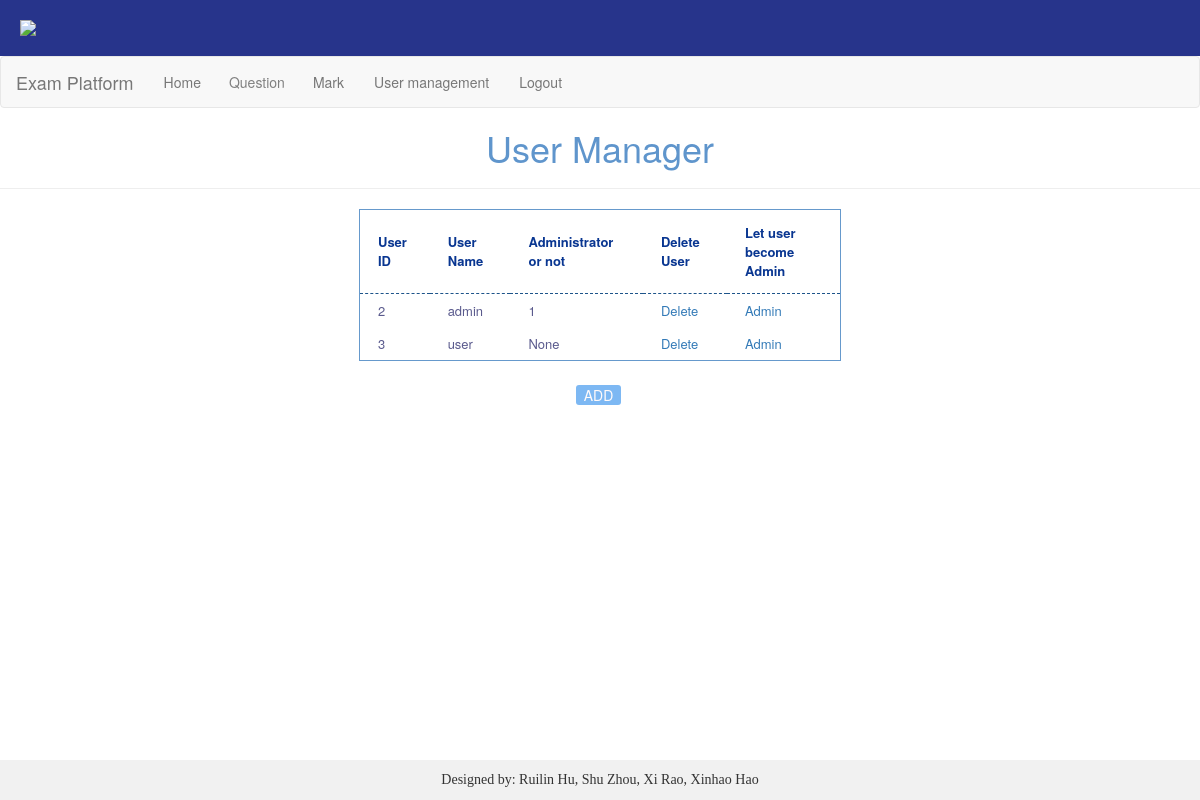
Page /User_management (signed in) on the committed database.
### app/models.py (models this page shows, shortened)
class User(UserMixin,db.Model):
    id = db.Column(db.Integer, primary_key=True)
    username = db.Column(db.String(64), index=True, unique=True)
    email = db.Column(db.String(120), index=True, unique=True)
    password_hash = db.Column(db.String(128))
    Is_adm = db.Column(db.Integer)
    mark = db.Column(db.Integer)
    answer = db.relationship('answer', backref='author', lazy='dynamic')
    def get_id(self):
        return self.id
    def get_user_name(self):
        return self.username
    def if_adm(self):
        return self.Is_adm

### app/routes.py (the view)
@app.route('/User_management', methods=['GET', 'POST'])
@login_required
def User_management():
    if current_user.if_adm() != 1:
        return redirect(url_for('welcome'))
    users = User.query.all()
    return render_template('User_management.html', title='User_management', Users_list=users)

### app/models.py (called while the page is built)
@login.user_loader
def load_user(id):
    return User.query.get(int(id))

### app/templates/User_management.html (shortened to what this page needs)
{% extends "UserBase.html" %}
{% block content %}
<h1>User Manager</h1>
<hr>
<table class="manageTable" >
    <thead>
        <tr>
            <th>User ID</th>
            <th>User Name</th>
            <th>Administrator or not</th>
            <th>Delete User</th>
            <th>Let user become Admin</th>
        </tr>
    </thead>
{% for User in Users_list %}
    <tbody>
        <tr>
            <td>{{ User.get_id() }}</td>
            <td>{{ User.get_user_name()}}</td>
            <td>{{ User.if_adm() }} </td>
            <td>
                <a href="{{ url_for('delete_user', user_id=User.get_id()) }}">Delete</a>
            </td>
            <td>
                <a href="{{ url_for('make_admin', user_id=User.get_id()) }}"> Admin</a>
            </td>
        </tr>
    </tbody>
{% endfor %}
</table>
<a  class ="button1" href="{{ url_for('register') }}">&nbsp; ADD &nbsp; </a></p><br>
{% endblock %}

### app/templates/UserBase.html (shortened to what this page needs)
<html>
<head>
    <link href="https://cdn.jsdelivr.net/npm/bootstrap@3.3.7/dist/css/bootstrap.min.css" rel="stylesheet">
    <link rel="stylesheet" href="../static/login_css.css" type="text/css">
    <link rel="stylesheet" href="../static/style6.css">
</head>
<body>
    <div class="loc_header">
    <img src="http://static.weboffice.uwa.edu.au/visualid/graphics/uwacrest.png" >
    </div>
    <nav class="navbar navbar-default" role="navigation">
        <div class="container-fluid">
            <div class="navbar-header">
                <a class="navbar-brand" href="#">Exam Platform</a>
            </div>
            <div>
                <ul class="nav navbar-nav">
                    {% if current_user.is_anonymous %}
                    <li><a href="{{ url_for('welcome') }}">Home</a></li>
                    <li><a href="{{ url_for('login') }}">Login</a></li>
                    {% elif current_user.if_adm() %}
                    <li><a href="{{ url_for('AdminWelcome') }}">Home</a></li>
                    <div class='btn-toolbar f'>
                        <div class='btn-group'>
                            <a href='javascript:;' class='btn dropdown-toggle' data-toggle='dropdown' style="color: grey;">Question </a>
                        </div>
                    </div>
                    <li><a href="{{ url_for('get_answer') }}">Mark</a></li>
                    <li><a href="{{ url_for('User_management') }}">User management</a></li>
                    <li><a href="{{ url_for('logout') }}">Logout</a></li>
                    {% else %}
                    <li><a href="{{ url_for('welcome') }}">Home</a></li>
                    <li><a href="{{ url_for('get_test') }}">Quiz</a></li>
                    <li><a href="{{ url_for('mark') }}">Result</a></li>
                    <li><a href="{{ url_for('logout') }}">Logout</a></li>
                    {% endif %}
                </ul>
            </div>
        </div>
    </nav>
    {% block content %}{% endblock %}
    <br>
    <footer class="footer navbar-fixed-bottom ">
        <div class="loc_footer">
            Designed by: Ruilin Hu, Shu Zhou, Xi Rao, Xinhao Hao
        </div>
    </footer>
</body>
</html>

### app/static/style6.css (style rules this page uses)
.loc_header { background-color:#27348B; padding: 20px; text-align: left; font-family: 'Comfortaa', cursive; }
.loc_footer { background-color: #F1F1F1; text-align: center; padding: 10px; font-family: initial; }

### app/templates/UserBase.html (style rules this page uses)
.f { float: left; margin-top: 8px; color: grey; }

### app/templates/User_management.html (style rules this page uses)
.manageTable { font-size: 13px; margin: 40px; width: 482px; text-align: left; margin: 0 auto; border: 1px solid #69c; }
.manageTable th { padding: 13px 18px 13px 18px; font-size: 13px; color: rgb(9, 54, 145); border-bottom: 1px dashed rgb(29, 84, 138); }
.manageTable td { padding: 7px 18px 7px 18px; color: rgb(90, 90, 141); }
h1 { text-align: center; color: rgb(95, 149, 204); }
.button1 { display: inline-block; background: rgb(125, 184, 243); color:snow; font-size: 14px; border-radius: 3px; margin-left: 48%; margin-top: 2%; }

### rows in the picture
User: get_id "2", get_user_name "admin", if_adm "1"
User: get_id "3", get_user_name "user", if_adm "None"
